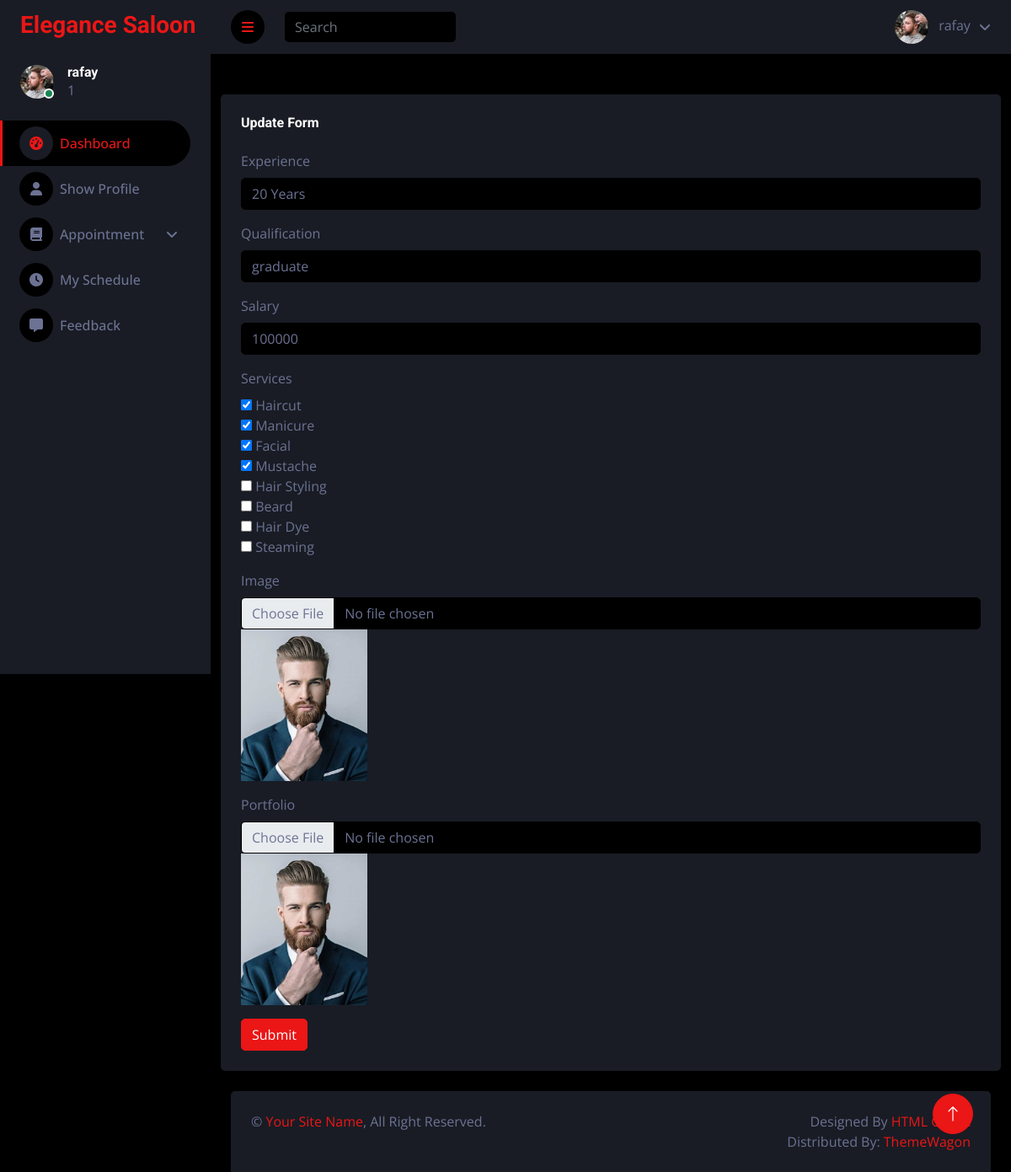
The page /admin/showprofilestylist.php (signed in) on the database its author committed.
### tables this page shows
CREATE TABLE `stylists` (
  `id` int(11) NOT NULL,
  `user_id` int(11) DEFAULT NULL,
  `experience` varchar(50) DEFAULT NULL,
  `qualification` varchar(50) DEFAULT NULL,
  `salary` bigint(20) DEFAULT NULL,
  `services` int(11) DEFAULT NULL,
  `image` text DEFAULT NULL,
  `portfolio` text DEFAULT NULL
);

CREATE TABLE `services` (
  `id` int(11) NOT NULL,
  `servicesname` varchar(50) DEFAULT NULL,
  `price` int(11) DEFAULT NULL,
  `image` text DEFAULT NULL
);

### admin/showprofilestylist.php (the view, shortened to what this page needs)
<?php
include('../users/config.php');
include('header.php');
$query = "SELECT * FROM stylists WHERE user_id = ?";
$stmt = $db->prepare($query);
$stmt->bind_param("i", $_SESSION['i']);
$stmt->execute();
$result = $stmt->get_result();
$row2 = $result->fetch_assoc();
?>
<div class="container-fluid">
    <div class="row mt-5">
        <div class="col-sm-12 col-xl-12">
            <div class="bg-secondary rounded h-100 p-4">
                <h6 class="mb-4">Update Form</h6>
                <form method="post" enctype="multipart/form-data">
                    <div class="mb-3">
                        <label for="experience" class="form-label">Experience</label>
                        <input type="text" class="form-control" value="<?php echo htmlspecialchars($row2['experience']); ?>" name="experience" id="experience" aria-describedby="emailHelp">
                    </div>
                    <div class="mb-3">
                        <label for="qualification" class="form-label">Qualification</label>
                        <input type="text" class="form-control" value="<?php echo htmlspecialchars($row2['qualification']); ?>" name="qualification" id="qualification">
                    </div>
                    <div class="mb-3">
                        <label for="salary" class="form-label">Salary</label>
                        <input type="number" class="form-control" name="salary" value="<?php echo htmlspecialchars($row2['salary']); ?>" id="salary" aria-describedby="emailHelp">
                    </div>
                    <div class="mb-3">
                        <label for="services" class="form-label">Services</label>
                        <br>
                        <?php
                        $query2 = "SELECT * FROM services";
                        $exe2 = mysqli_query($db, $query2);
                        $selected_services_query = "SELECT service_id FROM stylist_services WHERE stylist_id = ?";
                        $stmt_selected = $db->prepare($selected_services_query);
                        $stmt_selected->bind_param("i", $_SESSION['stylist_id']);
                        $stmt_selected->execute();
                        $selected_services_result = $stmt_selected->get_result();
                        $selected_services = [];
                        while ($selected_row = $selected_services_result->fetch_assoc()) {
                            $selected_services[] = $selected_row['service_id'];
                        }
                        while ($row = mysqli_fetch_assoc($exe2)) {
                            $isChecked = in_array($row['id'], $selected_services) ? 'checked' : '';
                        ?>
                            <input type="checkbox" value="<?php echo htmlspecialchars($row['id']); ?>" name="services[]" <?php echo $isChecked; ?>>
                            <label for=""><?php echo htmlspecialchars($row['servicesname']); ?></label><br>
                        <?php
                        }
                        ?>
                    </div>
                    <div class="mb-3">
                        <label for="img" class="form-label">Image</label>
                        <input type="file" class="form-control bg-dark" onchange="document.querySelector('#image').src=window.URL.createObjectURL(this.files[0])" name="img" id="img" aria-describedby="emailHelp">
                        <img src="stylist/<?php echo htmlspecialchars($row2['image']); ?>" id="image" width="150px" alt="">
                    </div>
                    <div class="mb-3">
                        <label for="img2" class="form-label">Portfolio</label>
                        <input type="file" class="form-control bg-dark" onchange="document.querySelector('#image2').src=window.URL.createObjectURL(this.files[0])" name="img2" id="img2" aria-describedby="emailHelp">
                        <img src="stylist/<?php echo htmlspecialchars($row2['portfolio']); ?>" id="image2" width="150px" alt="">
                    </div>
                    <button type="submit" class="btn btn-primary" name="btnsubmit">Submit</button>
                </form>
            </div>
        </div>
    </div>
</div>
<?php
include('footer.php');
?>

### admin/header.php (shortened to what this page needs)
<?php
include('../users/config.php');
?>
<!DOCTYPE html>
<html lang="en">
<head>
    <link rel="stylesheet" href="https://cdnjs.cloudflare.com/ajax/libs/font-awesome/6.7.1/css/all.min.css" />
    <link href="https://cdn.jsdelivr.net/npm/bootstrap-icons@1.4.1/font/bootstrap-icons.css" rel="stylesheet">
    <link href="lib/owlcarousel/assets/owl.carousel.min.css" rel="stylesheet">
    <link href="lib/tempusdominus/css/tempusdominus-bootstrap-4.min.css" rel="stylesheet" />
    <link href="css/bootstrap.min.css" rel="stylesheet">
    <link href="css/style.css" rel="stylesheet">
</head>
<body>
    <div class="container-fluid position-relative d-flex p-0">
        <div class="sidebar pe-4 pb-3">
            <nav class="navbar bg-secondary navbar-dark">
                <a href="index.html" class="navbar-brand mx-4 mb-3">
                    <h3 class="text-primary"></i>Elegance Saloon</h3>
                </a>
                <div class="d-flex align-items-center ms-4 mb-4">
                    <div class="position-relative">
                        <img class="rounded-circle" src="../users/userimage/<?php echo $_SESSION['img'] ?>" alt="" style="width: 40px; height: 40px;">
                        <div class="bg-success rounded-circle border border-2 border-white position-absolute end-0 bottom-0 p-1"></div>
                    </div>
                    <div class="ms-3">
                        <h6 class="mb-0"><?php echo $_SESSION['n'] ?></h6>
                        <span><?php echo $_SESSION['r'] ?></span>
                    </div>
                </div>
                <?php if ($_SESSION['r'] == '3') {
                ?>
                    <input type="hidden" id="admin_role" value="<?php echo $_SESSION['r'] ?>">
                    <div class="navbar-nav w-100">
                        <a href="index.php" class="nav-item nav-link active"><i class="fa fa-tachometer-alt me-2"></i>Dashboard</a>
                        <div class="nav-item dropdown">
                            <a href="#" class="nav-link dropdown-toggle" data-bs-toggle="dropdown"><i class="fa fa-users me-2"></i>Clients</a>
                            <div class="dropdown-menu bg-transparent border-0">
                                <a href="viewusers.php" class="dropdown-item">View Clients</a>
                                <a href="addclient.php" class="dropdown-item">Add Clients</a>
                            </div>
                        </div>
                        <div class="nav-item dropdown">
                            <a href="#" class="nav-link dropdown-toggle" data-bs-toggle="dropdown"><i class="fa fa-book me-2"></i>Appointment</a>
                            <div class="dropdown-menu bg-transparent border-0">
                                <a href="viewappoint.php" class="dropdown-item">View Appointment</a>
                            </div>
                            <div class="nav-item dropdown">
                                <a href="#" class="nav-link dropdown-toggle" data-bs-toggle="dropdown"><i class="fa fa-book me-2"></i>Stylist Appoint</a>
                                <div class="dropdown-menu bg-transparent border-0">
                                    <a href="checkappoint.php" class="dropdown-item">View Appointment</a>
                                </div>
                            </div>
                            <a href="show_stylists.php" class="nav-item nav-link"><i class="fa-solid fa-scissors"></i> Stylists</a>
                            <a href="stylisttimes.php" class="nav-item nav-link"><i class="fa fa-clock me-2"></i>Stylist Slots</a>
                            <a href="services.php" class="nav-item nav-link"><i class="fa fa-keyboard me-2"></i>Services</a>
                            <a href="showinventory.php" class="nav-item nav-link"><i class="fa fa-warehouse me-2"></i>Inventory</a>
                            <a href="stylistsreviews.php" class="nav-item nav-link"><i class="fa fa-thumbs-up me-2"></i>Reviews</a>
                            <a href="contactview.php" class="nav-item nav-link"><i class="fa fa-phone me-2"></i>Contact</a>
                            <div class="nav-item dropdown">
                            </div>
                        </div> <?php
                            } else if ($_SESSION['r'] == '1') {
                                $query = "SELECT * FROM stylists where user_id={$_SESSION['i']}";
                                $exe = mysqli_query($db, $query);
                                if (mysqli_num_rows($exe) > 0) {
                                ?>
                            <div class="navbar-nav w-100">
                                <a href="index.php" class="nav-item nav-link active"><i class="fa fa-tachometer-alt me-2"></i>Dashboard</a>
                                <a href="showprofilestylist.php" class="nav-item nav-link"><i class="fa fa-user me-2"></i>Show Profile</a>
                                <div class="nav-item dropdown">
                                    <a href="#" class="nav-link dropdown-toggle" data-bs-toggle="dropdown"><i class="fa fa-book me-2"></i>Appointment</a>
                                </div>
                                <a href="stylist_show_times.php?id=<?php echo $_SESSION['stylist_id'] ?>" class="nav-item nav-link"><i class="fa fa-clock me-2"></i>My Schedule</a>
                                <a href="stylistsreviews.php" class="nav-item nav-link"><i class="fa fa-message me-2"></i>Feedback</a>
                            </div> <?php
                                } else {
                                    ?>
                            <div class="navbar-nav w-100">
                                <a href="stylistregistration.php" class="nav-item nav-link"><i class="fa fa-book me-2"></i>Registration Form</a>
                            </div>
                        <?php
                                }
                            }
                ?>
            </nav>
        </div>
        <div class="content">
            <nav class="navbar navbar-expand bg-secondary navbar-dark sticky-top px-4 py-0">
                <a href="#" class="sidebar-toggler flex-shrink-0">
                    <i class="fa fa-bars"></i>
                </a>
                <div class="d-none d-md-flex ms-4">
                    <input class="form-control bg-dark border-0" type="text" id="search" placeholder="Search">
                </div>
                <div class="navbar-nav align-items-center ms-auto">
                    <div class="nav-item dropdown">
                        <a href="#" class="nav-link dropdown-toggle" data-bs-toggle="dropdown">
                            <img class="rounded-circle me-lg-2" src="../users/userimage/<?php echo $_SESSION['img'] ?>" alt="" style="width: 40px; height: 40px;">
                            <span class="d-none d-lg-inline-flex"><?php echo $_SESSION['n'] ?></span>
                        </a>
                    </div>
                </div>
            </nav>

### admin/footer.php (shortened to what this page needs)
<div class="container-fluid pt-4 px-4">
                <div class="bg-secondary rounded-top p-4">
                    <div class="row">
                        <div class="col-12 col-sm-6 text-center text-sm-start">
                            &copy; <a href="#">Your Site Name</a>, All Right Reserved.
                        </div>
                        <div class="col-12 col-sm-6 text-center text-sm-end">
                            Designed By <a href="https://htmlcodex.com">HTML Codex</a>
                            <br>Distributed By: <a href="https://themewagon.com" target="_blank">ThemeWagon</a>
                        </div>
                    </div>
                </div>
            </div>
        </div>
        <a href="#" class="btn btn-lg btn-primary btn-lg-square back-to-top"><i class="bi bi-arrow-up"></i></a>
    </div>
</body>
</html>

### admin/css/style.css (style rules this page uses)
:root { --primary: #EB1616; --secondary: #191C24; --light: #6C7293; --dark: #000000; }
.back-to-top { position: fixed; display: none; right: 45px; bottom: 45px; z-index: 99; }
.btn { transition: .5s; }
.btn-lg-square { width: 48px; height: 48px; }
.btn-square, .btn-sm-square, .btn-lg-square { padding: 0; display: inline-flex; align-items: center; justify-content: center; font-weight: normal; border-radius: 50px; }
.sidebar { position: fixed; top: 0; left: 0; bottom: 0; width: 250px; height: 100vh; overflow-y: auto; background: var(--secondary); transition: 0.5s; z-index: 999; }
.content { margin-left: 250px; min-height: 100vh; background: var(--dark); transition: 0.5s; }
@media (min-width: 992px) { .sidebar { margin-left: 0; } }
@media (min-width: 992px) { .content { width: calc(100% - 250px); } }
.sidebar .navbar .navbar-nav .nav-link { padding: 7px 20px; color: var(--light); font-weight: 500; border-left: 3px solid var(--secondary); border-radius: 0 30px 30px 0; outline: none; }
.sidebar .navbar .navbar-nav .nav-link:hover, .sidebar .navbar .navbar-nav .nav-link.active { color: var(--primary); background: var(--dark); border-color: var(--primary); }
.sidebar .navbar .navbar-nav .nav-link i { width: 40px; height: 40px; display: inline-flex; align-items: center; justify-content: center; background: var(--dark); border-radius: 40px; }
.sidebar .navbar .navbar-nav .nav-link:hover i, .sidebar .navbar .navbar-nav .nav-link.active i { background: var(--secondary); }
.sidebar .navbar .dropdown-toggle::after { position: absolute; top: 15px; right: 15px; border: none; content: "\f107"; font-family: "Font Awesome 5 Free"; font-weight: 900; transition: .5s; }
.content .navbar .navbar-nav .nav-link { margin-left: 25px; padding: 12px 0; color: var(--light); outline: none; }
.content .navbar .sidebar-toggler, .content .navbar .navbar-nav .nav-link i { width: 40px; height: 40px; display: inline-flex; align-items: center; justify-content: center; background: var(--dark); border-radius: 40px; }
.content .navbar .dropdown-toggle::after { margin-left: 6px; vertical-align: middle; border: none; content: "\f107"; font-family: "Font Awesome 5 Free"; font-weight: 900; transition: .5s; }

### rows shown on the page
stylists: experience "20 Years", qualification "graduate", salary "100000", image (picture), portfolio (picture)
services: servicesname "Haircut"
services: servicesname "Manicure"
services: servicesname "Facial"
services: servicesname "Mustache"
services: servicesname "Hair Styling"
services: servicesname "Beard"
services: servicesname "Hair Dye"
services: servicesname "Steaming"

### other values the page prints
$_SESSION['n'] "rafay"
$_SESSION['r'] "1"
